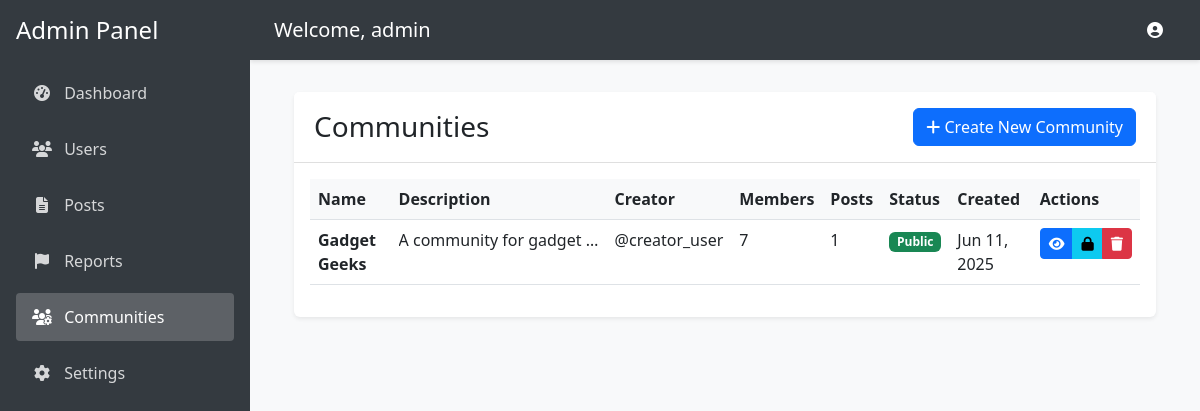
Before: /admin/communities.php (signed in) with the older database file.
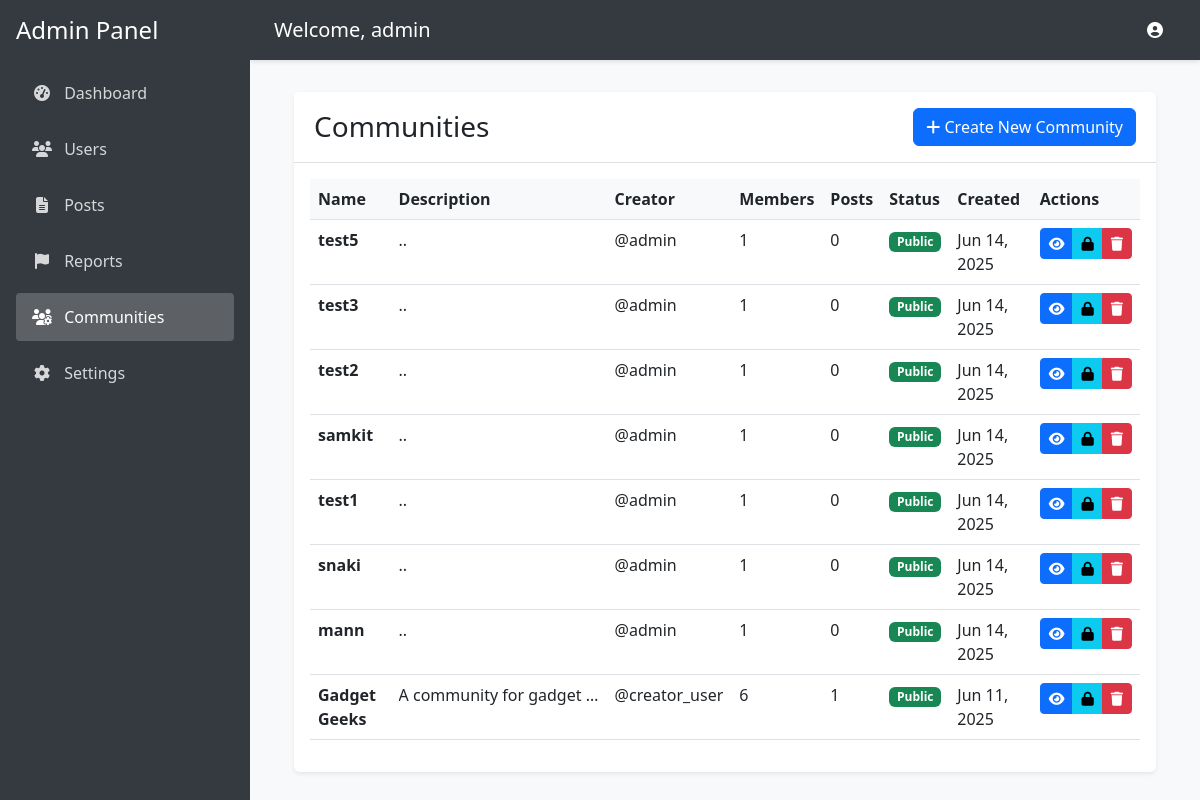
After: the same page with the newer database file.
### tables this page shows
CREATE TABLE `communities` (
  `community_id` int(11) NOT NULL,
  `name` varchar(50) NOT NULL,
  `description` text DEFAULT NULL,
  `creator_id` int(11) NOT NULL,
  `is_private` tinyint(1) DEFAULT 0,
  `member_count` int(11) DEFAULT 0,
  `banner_image` varchar(255) DEFAULT NULL,
  `theme_color` varchar(20) DEFAULT NULL,
  `created_at` datetime DEFAULT current_timestamp(),
  `updated_at` datetime DEFAULT current_timestamp() ON UPDATE current_timestamp()
);

CREATE TABLE `users` (
  `user_id` int(11) NOT NULL,
  `username` varchar(50) NOT NULL,
  `email` varchar(100) NOT NULL,
  `profile_image` varchar(255) DEFAULT NULL,
  `points` int(11) DEFAULT 0,
  `is_premium` tinyint(1) DEFAULT 0,
  `premium_until` datetime DEFAULT NULL,
  `created_at` datetime DEFAULT current_timestamp(),
  `updated_at` datetime DEFAULT current_timestamp() ON UPDATE current_timestamp(),
  `password_hash` varchar(255) DEFAULT NULL,
  `name` varchar(255) DEFAULT NULL,
  `security_question` varchar(255) DEFAULT NULL,
  `security_answer` varchar(255) DEFAULT NULL,
  `bio` text DEFAULT NULL,
  `profile_views` int(11) DEFAULT 0,
  `role` enum('user','admin') DEFAULT 'user',
  `email_verified` tinyint(1) DEFAULT 0,
  `is_active` tinyint(1) DEFAULT 1
);

### admin/communities.php (the view, shortened to what the changed rows need)
<?php
require_once '../includes/settings.php';
$communities = $mysqli->query("
    SELECT c.*,
           COUNT(DISTINCT cm.user_id) as member_count,
           COUNT(DISTINCT p.post_id) as post_count,
           u.username as creator_username
    FROM communities c
    LEFT JOIN community_members cm ON c.community_id = cm.community_id
    LEFT JOIN posts p ON c.community_id = p.community_id
    LEFT JOIN users u ON c.creator_id = u.user_id
    GROUP BY c.community_id
    ORDER BY c.created_at DESC
");
require_once 'includes/header.php';
?>
<!DOCTYPE html>
<html lang="en">
<head>
</head>
<body>
    <div class="container-fluid">
        <div class="row">
            <div class="col-12">
                <div class="card">
                    <div class="card-header">
                        <div class="d-flex justify-content-between align-items-center">
                            <h1 class="h3 mb-0">Communities</h1>
                        </div>
                    </div>
                    <div class="card-body">
                        <div class="table-responsive">
                            <table class="table">
                                <thead>
                                    <tr>
                                        <th>Name</th>
                                        <th>Description</th>
                                        <th>Creator</th>
                                        <th>Members</th>
                                        <th>Posts</th>
                                        <th>Status</th>
                                        <th>Created</th>
                                        <th>Actions</th>
                                    </tr>
                                </thead>
                                <tbody>
                                    <?php while ($community = $communities->fetch_assoc()): ?>
                                        <tr>
                                            <td>
                                                <strong><?= htmlspecialchars($community['name']) ?></strong>
                                            </td>
                                            <td>
                                                <div class="text-truncate" style="max-width: 200px;">
                                                    <?= htmlspecialchars($community['description']) ?>
                                                </div>
                                            </td>
                                            <td>@<?= htmlspecialchars($community['creator_username']) ?></td>
                                            <td><?= number_format($community['member_count']) ?></td>
                                            <td><?= number_format($community['post_count']) ?></td>
                                            <td>
                                                <?php if ($community['is_private']): ?>
                                                    <span class="badge bg-warning">Private</span>
                                                <?php else: ?>
                                                    <span class="badge bg-success">Public</span>
                                                <?php endif; ?>
                                            </td>
                                            <td><?= date('M d, Y', strtotime($community['created_at'])) ?></td>
                                            <td>
                                                <div class="btn-group">
                                                    <button type="button" class="btn btn-sm btn-primary"
                                                            onclick="viewCommunity(<?= $community['community_id'] ?>)">
                                                        <i class="fas fa-eye"></i>
                                                    </button>
                                                    <?php if ($_SESSION['role'] === 'admin'): ?>
                                                        <button type="button" class="btn btn-sm btn-info"
                                                                onclick="togglePrivacy(<?= $community['community_id'] ?>, <?= $community['is_private'] ?>)">
                                                            <i class="fas fa-lock"></i>
                                                        </button>
                                                        <button type="button" class="btn btn-sm btn-danger"
                                                                onclick="confirmDelete(<?= $community['community_id'] ?>)">
                                                            <i class="fas fa-trash"></i>
                                                        </button>
                                                    <?php endif; ?>
                                                </div>
                                            </td>
                                        </tr>
                                    <?php endwhile; ?>
                                </tbody>
                            </table>
                        </div>
                    </div>
                </div>
            </div>
        </div>
    </div>
</body>
</html>

Changed rows visible on the page:
added communities: name "test5", description "..", creator.username "admin", member_count "1", post_count "0", is_private "Public", created_at "Jun 14, 2025"
added communities: name "test3", description "..", creator.username "admin", member_count "1", post_count "0", is_private "Public", created_at "Jun 14, 2025"
added communities: name "test2", description "..", creator.username "admin", member_count "1", post_count "0", is_private "Public", created_at "Jun 14, 2025"
added communities: name "samkit", description "..", creator.username "admin", member_count "1", post_count "0", is_private "Public", created_at "Jun 14, 2025"
added communities: name "test1", description "..", creator.username "admin", member_count "1", post_count "0", is_private "Public", created_at "Jun 14, 2025"
added communities: name "snaki", description "..", creator.username "admin", member_count "1", post_count "0", is_private "Public", created_at "Jun 14, 2025"
added communities: name "mann", description "..", creator.username "admin", member_count "1", post_count "0", is_private "Public", created_at "Jun 14, 2025"
changed communities "Gadget Geeks": member_count "7" → "6"
